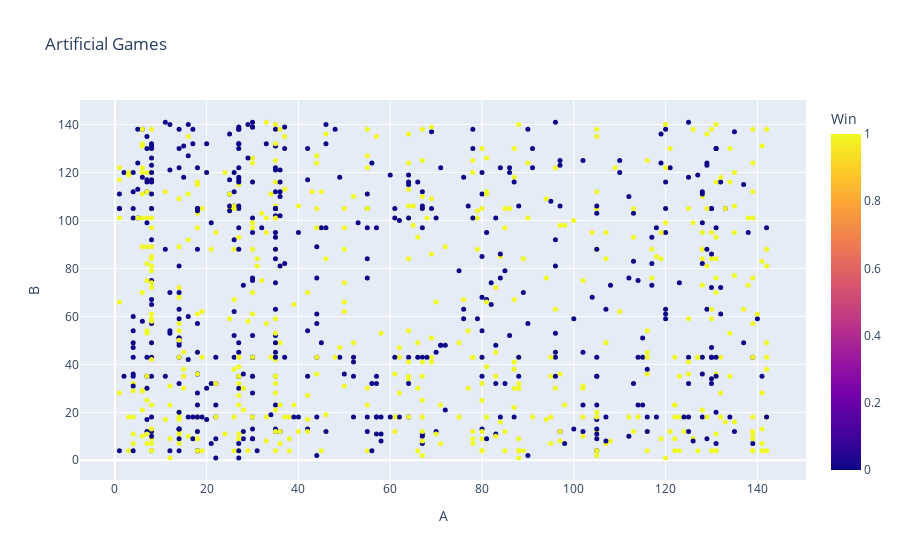

Notebook source saved alongside this figure:
### Code cell
# Generar partidas artificiales
partidas_artificiales = []
for _ in range(1000):
    jugadores = X_train[['A', 'B']].sample(2)
    jugador_A = jugadores.iloc[0]['A']
    jugador_B = jugadores.iloc[1]['B']
    resultado = generar_partida(jugador_A, jugador_B)
    partidas_artificiales.append((jugador_A, jugador_B, resultado))

partidas_df = pd.DataFrame(partidas_artificiales, columns=['A', 'B', 'Win'])

fig = px.scatter(partidas_df, x='A', y='B', color='Win',
                 title='Artificial Games', labels={'A': 'A', 'B': 'B', 'Win': 'Win'})
fig.update_traces(marker=dict(size=5))
fig.update_layout(title='Artificial Games',
                  xaxis_title='A',
                  yaxis_title='B')
fig.show()

### Figure 1 — Plotly figure (JSON) as saved in the notebook; plotly's stock layout.template omitted (floating-point values rounded to 4 significant figures; data arrays with more than 128 entries replaced by an {"elided": "..."} marker saying what was removed)
{"data": [{"hovertemplate": "A=%{x}<br>B=%{y}<br>Win=%{marker.color}<extra></extra>", "legendgroup": "", "marker": {"color": {"elided": "1000 int values"}, "coloraxis": "coloraxis", "size": 5, "symbol": "circle"}, "mode": "markers", "name": "", "orientation": "v", "showlegend": false, "type": "scatter", "x": {"elided": "1000 int values"}, "xaxis": "x", "y": {"elided": "1000 int values"}, "yaxis": "y"}], "layout": {"coloraxis": {"colorbar": {"title": {"text": "Win"}}, "colorscale": [[0, "#0d0887"], [0.1111, "#46039f"], [0.2222, "#7201a8"], [0.3333, "#9c179e"], [0.4444, "#bd3786"], [0.5556, "#d8576b"], [0.6667, "#ed7953"], [0.7778, "#fb9f3a"], [0.8889, "#fdca26"], [1, "#f0f921"]]}, "legend": {"tracegroupgap": 0}, "title": {"text": "Artificial Games"}, "xaxis": {"anchor": "y", "domain": [0, 1], "title": {"text": "A"}}, "yaxis": {"anchor": "x", "domain": [0, 1], "title": {"text": "B"}}}}
